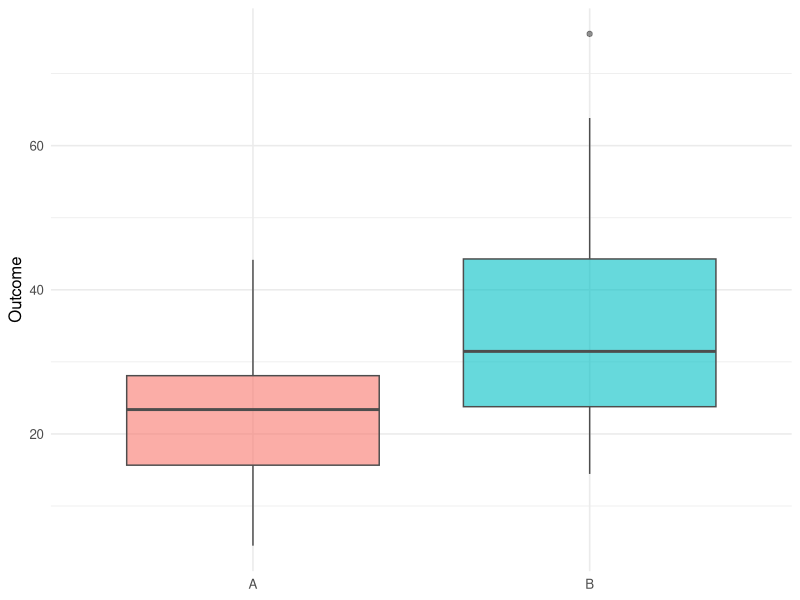

R code for this plot:
## ---- chunk 1
#| label: setup
library(tidyverse)
set.seed(42)
theme_set(theme_minimal(base_size = 12))
## ---- chunk 2
# Scenario A: paired, lognormal-ish
n_a <- 25
pre <- exp(rnorm(n_a, 3, 0.3))
post <- pre * exp(rnorm(n_a, -0.2, 0.3))
df_a <- tibble(id = seq_len(n_a), pre, post,
               delta = post - pre)

# Scenario B: independent two groups, lognormal
n_b <- 30
grp <- rep(c("A", "B"), each = n_b)
y_b <- c(exp(rnorm(n_b, 3, 0.5)),
         exp(rnorm(n_b, 3.4, 0.5)))
df_b <- tibble(grp, y = y_b)

# Scenario C: three groups
n_c <- 25
centre <- rep(c("X", "Y", "Z"), each = n_c)
y_c <- c(exp(rnorm(n_c, 3.0, 0.4)),
         exp(rnorm(n_c, 3.2, 0.4)),
         exp(rnorm(n_c, 3.5, 0.4)))
df_c <- tibble(centre, y = y_c)
## ---- chunk 3
#| fig-width: 7
#| fig-height: 3.5
df_b |>
  ggplot(aes(grp, y, fill = grp)) +
  geom_boxplot(alpha = 0.6, colour = "grey30") +
  labs(x = NULL, y = "Outcome") +
  theme(legend.position = "none")
## ---- chunk 4
# A: Wilcoxon signed-rank
wt_a <- wilcox.test(df_a$post, df_a$pre, paired = TRUE,
                    conf.int = TRUE)
# Sign test: a simple binomial test on positive differences
signs <- sum(df_a$delta > 0)
sign_test <- binom.test(signs, n_a, p = 0.5)

# B: Mann-Whitney U
wt_b <- wilcox.test(y ~ grp, data = df_b, conf.int = TRUE)

# C: Kruskal-Wallis
kw_c <- kruskal.test(y ~ centre, data = df_c)

list(wilcox_paired = wt_a,
     sign_test = sign_test,
     mann_whitney = wt_b,
     kruskal_wallis = kw_c)
## ---- chunk 5
pairwise.wilcox.test(df_c$y, df_c$centre, p.adjust.method = "holm")
## ---- chunk 6
sessionInfo()
